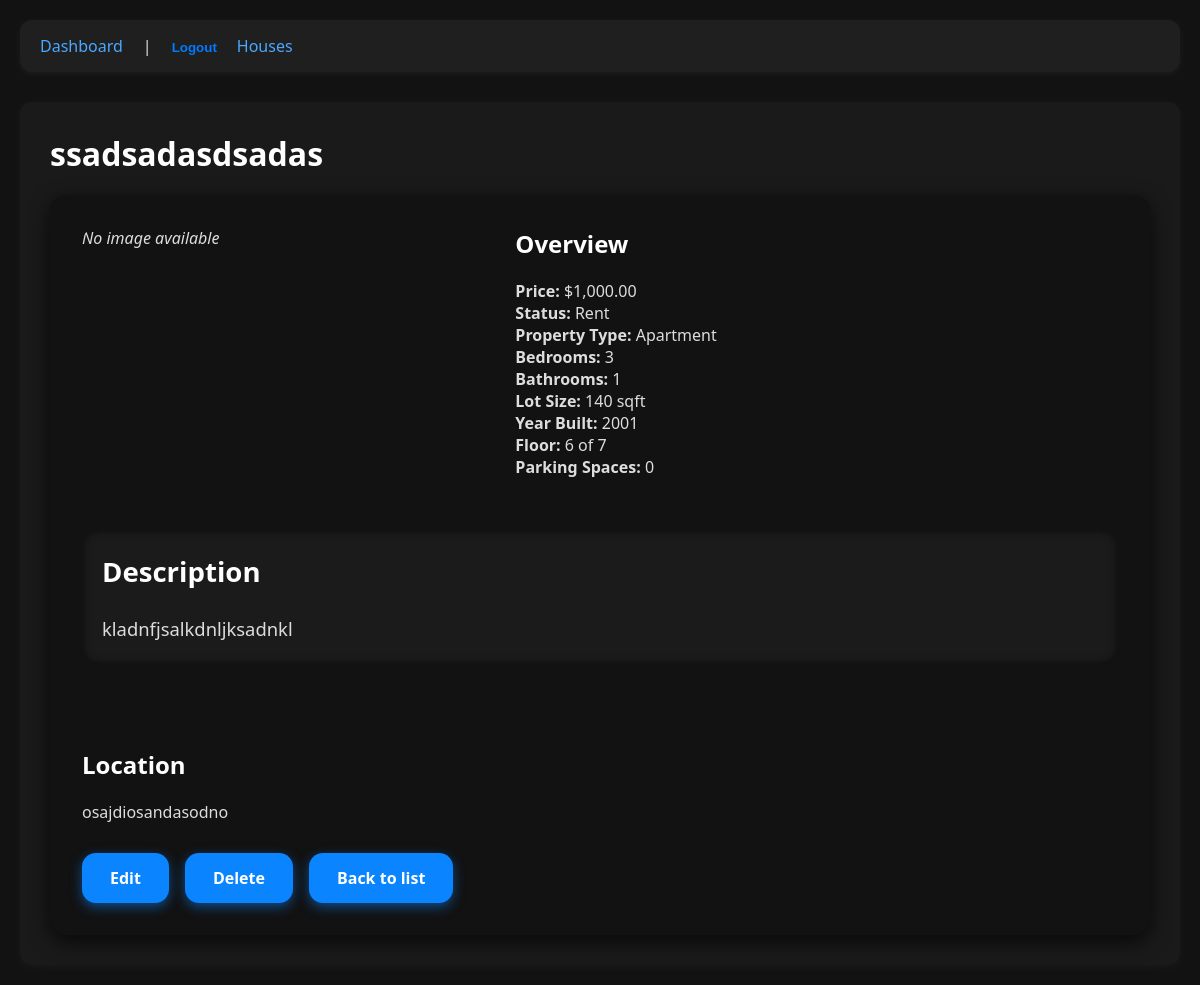
/houses/3/ (signed in), run on an earlier commit of the app's database.
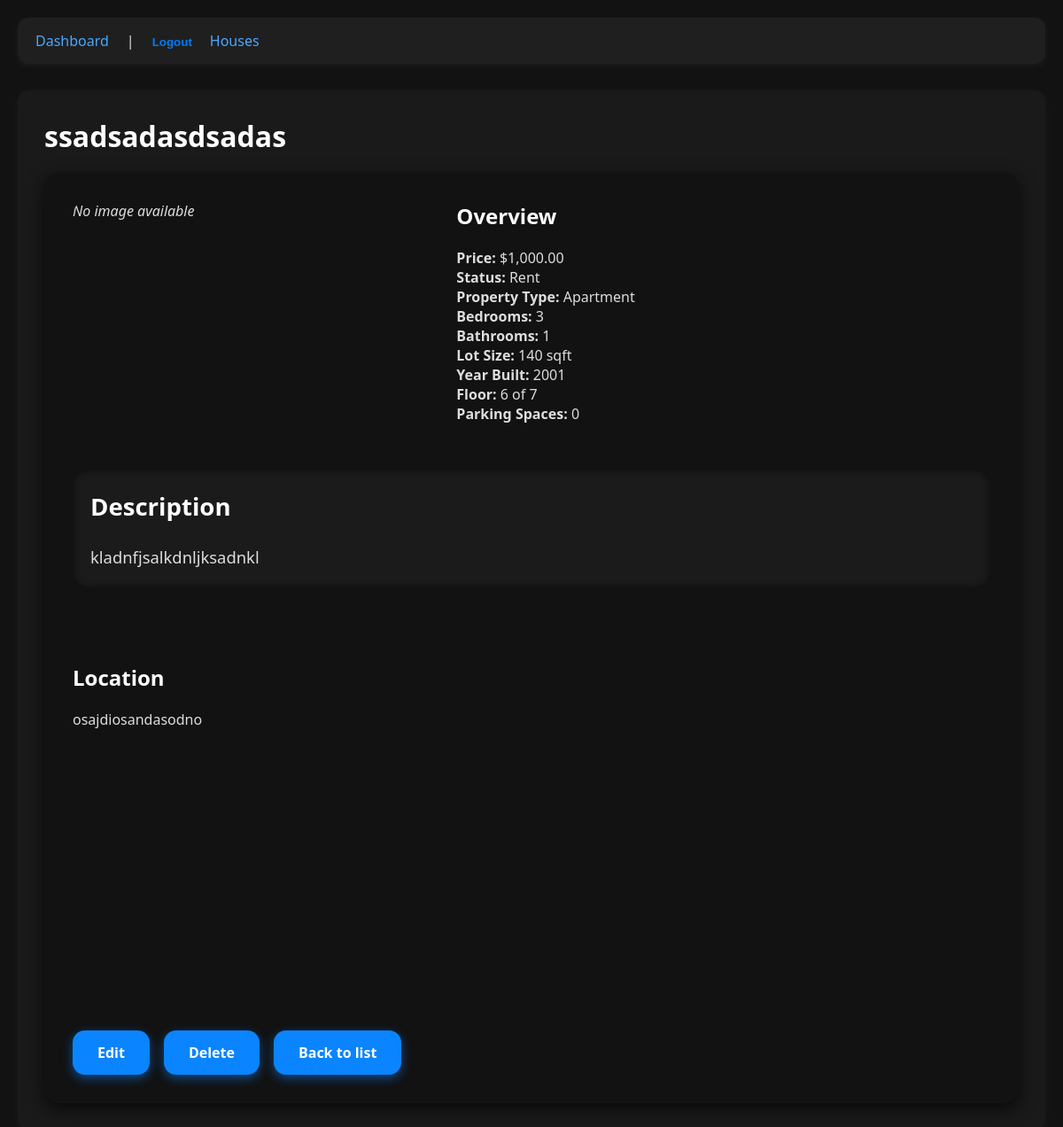
And on a later commit of the database.
### houses/views.py (the view)
# urls.py: path('<int:pk>/', HouseDetailView.as_view(), name='detail'),
class HouseDetailView(LoginRequiredMixin, DetailView):
    model = House
    template_name = "houses/detail.html"
    context_object_name = "house"

### houses/templates/houses/detail.html (shortened to what this page needs)
{% extends 'base.html' %}
{% load static %}
{% load humanize %}
{% load leaflet_tags %}
{% block extra_css %}
<link rel="stylesheet" href="{% static 'houses/css/detail.css' %}">
{% endblock %}
{% block content %}
<h1>{{ house.title }}</h1>
<article class="house-detail-container">
    <div class="house-detail-image">
        {% if house.main_image %}
            <img src="{{ house.main_image.url }}" alt="{{ house.title }}" class="house-main-image" style="max-width:100%; height:auto; border-radius:8px; margin-bottom:20px;">
        {% else %}
            <p><em>No image available</em></p>
        {% endif %}
    </div>
    <div class="house-detail-info">
        <h2>Overview</h2>
        <p><strong>Price:</strong> ${{ house.price|floatformat:2|intcomma }}</p>
        <p><strong>Status:</strong> {{ house.get_status_display }}</p>
        <p><strong>Property Type:</strong> {{ house.get_property_type_display }}</p>
        <p><strong>Bedrooms:</strong> {{ house.bedrooms }}</p>
        <p><strong>Bathrooms:</strong> {{ house.bathrooms }}</p>
        <p><strong>Lot Size:</strong> {{ house.lot_size }} sqft</p>
        {% if house.year_built %}
            <p><strong>Year Built:</strong> {{ house.year_built }}</p>
        {% endif %}
        {% if house.floor_number and house.total_floors %}
            <p><strong>Floor:</strong> {{ house.floor_number }} of {{ house.total_floors }}</p>
        {% endif %}
        <p><strong>Parking Spaces:</strong> {{ house.parking_spaces }}</p>
    </div>
    <div class="house-detail-description" style="margin-top:20px;">
        <h2>Description</h2>
        <p>{{ house.description|linebreaksbr }}</p>
    </div>
    <div class="house-location" style="margin-top:20px;">
        <h2>Location</h2>
        <p>{{ house.address }}</p>
        {% if house.latitude and house.longitude %}
            <div id="map" style="width:100%; height:300px; border-radius:8px; margin-top:10px;">
            </div>
        {% endif %}
    <div class="house-detail-actions" style="margin-top:30px;">
        <a href="{% url 'houses:update' house.id %}" class="button">Edit</a>
        <a href="{% url 'houses:delete' house.id %}" class="button">Delete</a>
        <a href="{% url 'houses:list' %}" class="button">Back to list</a>
    </div>
</article>
{% endblock %}

What changed in the data, as far as the page shows it:
changed House "ssadsadasdsadas": latitude empty → 51.5029 (drawn)
